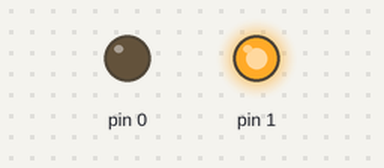
A sketch run on a simulated Arduino Uno, built with avr-gcc and run on an emulated ATmega328P. Parts: output pins drawn as LEDs (lit = HIGH).

Above: at 1.0 s.
At 3.0 s:
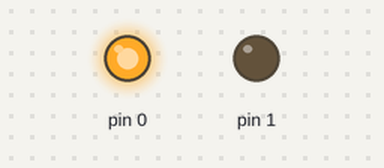
Timing chart, 0 to 5.2 s (numbered marks = the images above):
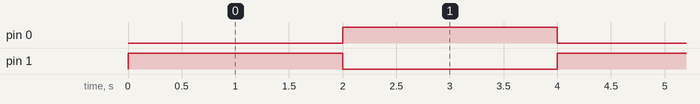

Measured:
- by itself, pin 0, pin 1: alternates HIGH for 2.0 s and LOW for 2.0 s

The sketch:

Job8.ino
```cpp
void setup(){
  pinMode(0,OUTPUT);
pinMode(1,OUTPUT);
}


void loop() {
  // put your main code here, to run repeatedly:
digitalWrite(0,LOW);
digitalWrite(1,HIGH);
delay(2000);
digitalWrite(0,HIGH);
digitalWrite(1,LOW);
delay(2000);
}
```
